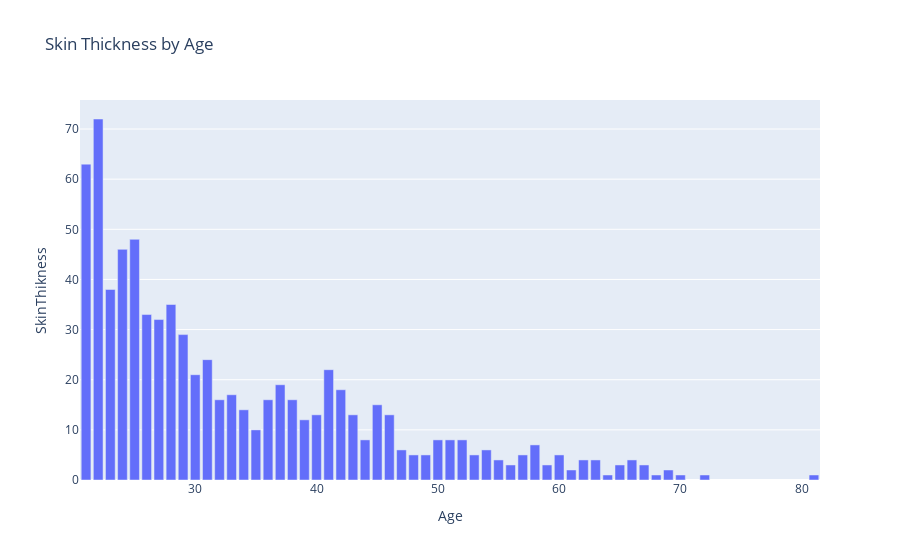

Notebook cell for this chart:
### Code cell
px.bar(age_count, 'Age', 'SkinThikness', title='Skin Thickness by Age')

### Figure 1 — Plotly figure (JSON) as saved in the notebook; plotly's stock layout.template omitted (floating-point values rounded to 4 significant figures)
{"data": [{"alignmentgroup": "True", "hovertemplate": "Age=%{x}<br>SkinThikness=%{y}<extra></extra>", "legendgroup": "", "marker": {"color": "#636efa", "pattern": {"shape": ""}}, "name": "", "offsetgroup": "", "orientation": "v", "showlegend": false, "textposition": "auto", "type": "bar", "x": [22, 21, 25, 24, 23, 28, 26, 27, 29, 31, 41, 30, 37, 42, 33, 38, 36, 32, 45, 34, 46, 43, 40, 39, 35, 50, 51, 52, 44, 58, 47, 54, 49, 48, 57, 53, 60, 66, 63, 62, 55, 67, 56, 59, 65, 69, 61, 72, 81, 64, 70, 68], "xaxis": "x", "y": [72, 63, 48, 46, 38, 35, 33, 32, 29, 24, 22, 21, 19, 18, 17, 16, 16, 16, 15, 14, 13, 13, 13, 12, 10, 8, 8, 8, 8, 7, 6, 6, 5, 5, 5, 5, 5, 4, 4, 4, 4, 3, 3, 3, 3, 2, 2, 1, 1, 1, 1, 1], "yaxis": "y"}], "layout": {"barmode": "relative", "legend": {"tracegroupgap": 0}, "title": {"text": "Skin Thickness by Age"}, "xaxis": {"anchor": "y", "domain": [0, 1], "title": {"text": "Age"}}, "yaxis": {"anchor": "x", "domain": [0, 1], "title": {"text": "SkinThikness"}}}}
